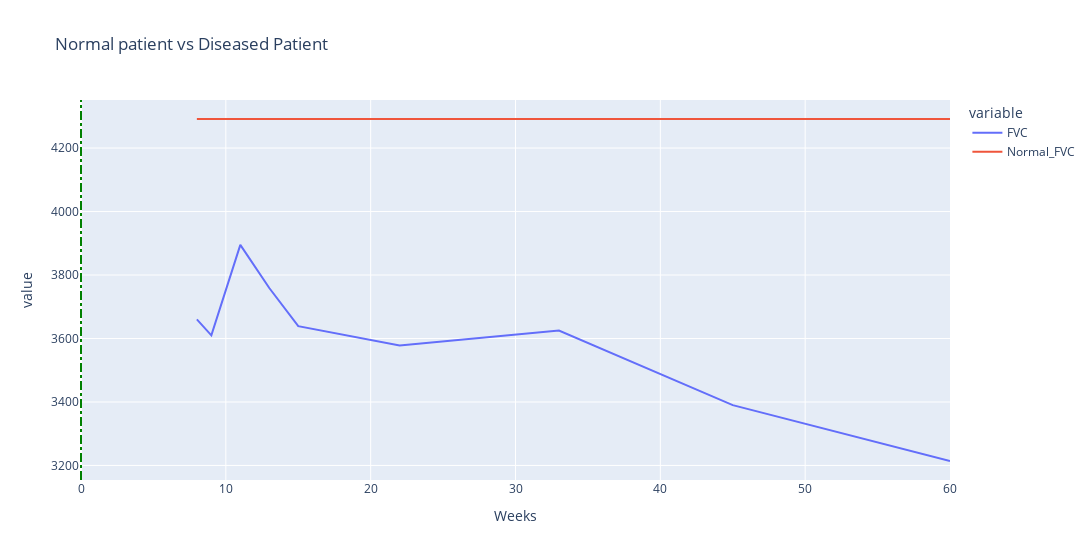

Notebook source saved alongside this figure:
### Code cell
fig = px.line(second_patient,x="Weeks",y=['FVC','Normal_FVC'],title="Normal patient vs Diseased Patient", width=1100)
fig.update_layout(shapes=[
    dict(
      type= 'line',
      yref= 'paper', y0= 0, y1= 1,
      xref= 'x', x0= 0, x1= 0,
      line=dict(
                    color="Green",
                    width=2,
                    dash="dashdot",
                )
    )
])
fig.show()

### Figure 1 — Plotly figure (JSON) as saved in the notebook; plotly's stock layout.template omitted (floating-point values rounded to 4 significant figures)
{"data": [{"hovertemplate": "variable=FVC<br>Weeks=%{x}<br>value=%{y}<extra></extra>", "legendgroup": "FVC", "line": {"color": "#636efa", "dash": "solid"}, "mode": "lines", "name": "FVC", "orientation": "v", "showlegend": true, "type": "scatter", "x": [8, 9, 11, 13, 15, 22, 33, 45, 60], "xaxis": "x", "y": [3660, 3610, 3895, 3759, 3639, 3578, 3625, 3390, 3214], "yaxis": "y"}, {"hovertemplate": "variable=Normal_FVC<br>Weeks=%{x}<br>value=%{y}<extra></extra>", "legendgroup": "Normal_FVC", "line": {"color": "#EF553B", "dash": "solid"}, "mode": "lines", "name": "Normal_FVC", "orientation": "v", "showlegend": true, "type": "scatter", "x": [8, 9, 11, 13, 15, 22, 33, 45, 60], "xaxis": "x", "y": [4292.0, 4292.0, 4292.0, 4292.0, 4292.0, 4292.0, 4292.0, 4292.0, 4292.0], "yaxis": "y"}], "layout": {"legend": {"title": {"text": "variable"}, "tracegroupgap": 0}, "shapes": [{"line": {"color": "Green", "dash": "dashdot", "width": 2}, "type": "line", "x0": 0, "x1": 0, "xref": "x", "y0": 0, "y1": 1, "yref": "paper"}], "title": {"text": "Normal patient vs Diseased Patient"}, "width": 1100, "xaxis": {"anchor": "y", "domain": [0, 1], "title": {"text": "Weeks"}}, "yaxis": {"anchor": "x", "domain": [0, 1], "title": {"text": "value"}}}}
